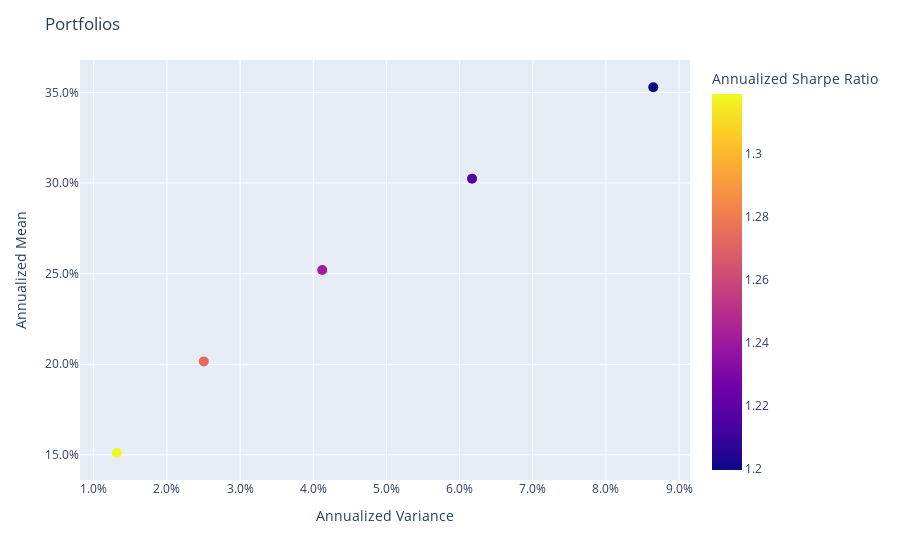

Notebook cell for this chart:
### Code cell
model = MeanRisk(
    risk_measure=RiskMeasure.VARIANCE,
    min_return=np.array([0.15, 0.20, 0.25, 0.30, 0.35]) / 250,
    portfolio_params=dict(name="Variance"),
)

population = model.fit_predict(X_train)

population.plot_measures(
    x=RiskMeasure.ANNUALIZED_VARIANCE,
    y=PerfMeasure.ANNUALIZED_MEAN,
    color_scale=RatioMeasure.ANNUALIZED_SHARPE_RATIO,
    hover_measures=[RiskMeasure.MAX_DRAWDOWN, RatioMeasure.ANNUALIZED_SORTINO_RATIO],
)

### Figure 1 — Plotly figure (JSON) as saved in the notebook; plotly's stock layout.template omitted (floating-point values rounded to 4 significant figures)
{"data": [{"customdata": [["", 0.2361, 1.815, 1.319], ["", 0.3122, 1.772, 1.274], ["", 0.3883, 1.737, 1.241], ["", 0.4644, 1.709, 1.217], ["", 0.5405, 1.688, 1.2]], "hovertemplate": "<b>%{hovertext}</b><br><br>tag=%{customdata[0]}<br>Annualized Variance=%{x:.3f}<br>Annualized Mean=%{y:.3f}<br>MAX Drawdown=%{customdata[1]:.3f}<br>Annualized Sortino Ratio=%{customdata[2]:.3f}<br>Annualized Sharpe Ratio=%{marker.color:.3f}<extra></extra>", "hovertext": ["ptf0 - Variance", "ptf1 - Variance", "ptf2 - Variance", "ptf3 - Variance", "ptf4 - Variance"], "legendgroup": "", "marker": {"color": [1.319, 1.274, 1.241, 1.217, 1.2], "coloraxis": "coloraxis", "size": 10, "symbol": "circle"}, "mode": "markers", "name": "", "orientation": "v", "showlegend": false, "type": "scatter", "x": [0.01314, 0.02504, 0.04123, 0.0617, 0.08647], "xaxis": "x", "y": [0.1512, 0.2016, 0.252, 0.3024, 0.3528], "yaxis": "y"}], "layout": {"coloraxis": {"colorbar": {"title": {"text": "Annualized Sharpe Ratio"}}, "colorscale": [[0, "#0d0887"], [0.1111, "#46039f"], [0.2222, "#7201a8"], [0.3333, "#9c179e"], [0.4444, "#bd3786"], [0.5556, "#d8576b"], [0.6667, "#ed7953"], [0.7778, "#fb9f3a"], [0.8889, "#fdca26"], [1, "#f0f921"]]}, "legend": {"title": {"text": "tag"}, "tracegroupgap": 0, "x": 1.25, "xanchor": "left", "y": 0.96, "yanchor": "top"}, "margin": {"t": 60}, "title": {"text": "Portfolios"}, "xaxis": {"anchor": "y", "domain": [0, 1], "tickformat": ",.1%", "title": {"text": "Annualized Variance"}}, "yaxis": {"anchor": "x", "domain": [0, 1], "tickformat": ",.1%", "title": {"text": "Annualized Mean"}}}}
